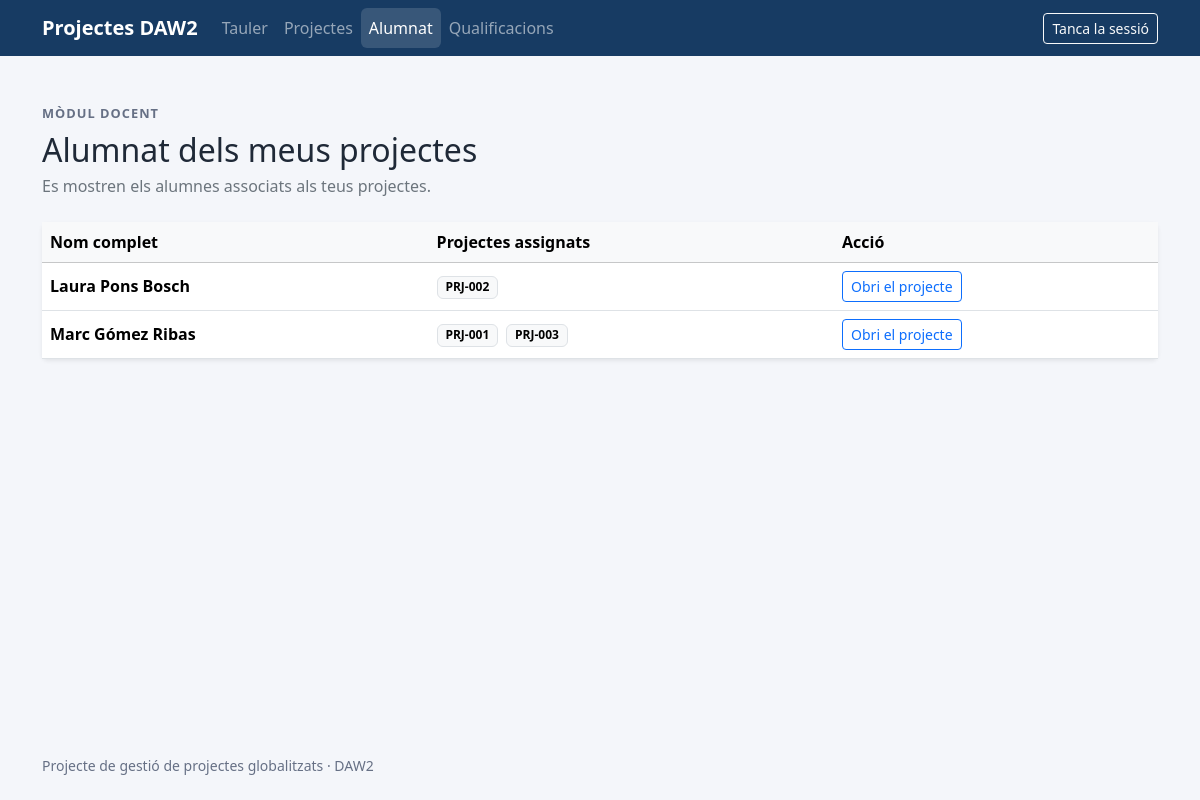
The app's page /?page=students&role=teacher (signed in) with its own data.
### tables this page shows
CREATE TABLE IF NOT EXISTS projects (
    id INT UNSIGNED AUTO_INCREMENT PRIMARY KEY,
    code VARCHAR(50) NOT NULL UNIQUE,
    name VARCHAR(150) NOT NULL,
    description TEXT NOT NULL
);

CREATE TABLE IF NOT EXISTS users (
    id INT UNSIGNED AUTO_INCREMENT PRIMARY KEY,
    username VARCHAR(80) NOT NULL UNIQUE,
    full_name VARCHAR(150) NOT NULL,
    password_hash VARCHAR(255) NOT NULL,
    role ENUM('administrator', 'teacher', 'student') NOT NULL
);

### app/Controllers/DashboardController.php (called while the page is built, shortened)
<?php
require_once dirname(__DIR__) . '/Core/Database.php';
require_once dirname(__DIR__) . '/Core/RoleAuthorization.php';
require_once __DIR__ . '/ReadOperationsController.php';
require_once dirname(__DIR__) . '/Models/UserModel.php';
class DashboardController
{
    public function index(): void
    {
        $currentRoleKey = $this->requestedRole();
        $currentRole = self::ROLES[$currentRoleKey];
        $pageKey = $this->requestedPage();
        $sessionUser = RoleAuthorization::currentUser();
        if ($sessionUser === null) {
            http_response_code(401);
            $readAccessError = 'Cal iniciar una sessió autenticada per consultar les dades de l’aplicació.';
        } elseif ($sessionUser['role'] !== $currentRole['databaseRole']) {
            http_response_code(403);
            $readAccessError = 'El compte autenticat no té accés a la secció seleccionada.';
        } else {
            try {
                $connection = Database::getConnection();
                $users = new UserModel($connection);
                $databaseUser = $users->findByIdAndRole($sessionUser['id'], $currentRole['databaseRole']);
                if ($databaseUser === null) {
                    http_response_code(403);
                    $readAccessError = 'No s’ha pogut verificar el compte autenticat a la base de dades.';
                } else {
                    $readData = (new ReadOperationsController())->handle(
                        $connection,
                        $currentRoleKey,
                        $pageKey,
                        $sessionUser['id'],
                        $this->requestedProjectId(),
                    );
                    $teacherData = $readData['teacherData'];
                }
            } catch (Throwable $error) {
                error_log('Application read failed: ' . $error->getMessage());
                $readDatabaseError = 'No s’han pogut carregar les dades. Revisa la connexió amb la base de dades.';
            }
        }
        require dirname(__DIR__) . '/Views/layouts/main.php';
    }
    private function requestedRole(): string
    {
        $role = $_GET['role'] ?? 'admin';
        return is_string($role) && isset(self::ROLES[$role]) ? $role : 'admin';
    }
    private function requestedPage(): string
    {
        $page = $_GET['page'] ?? 'dashboard';
        return is_string($page) ? $page : 'dashboard';
    }
    private function requestedProjectId(): ?string
    {
        $projectId = $_GET['project_id'] ?? null;
        return is_string($projectId) ? $projectId : null;
    }
}

### public/index.php (called while the page is built, shortened)
<?php
require_once dirname(__DIR__) . '/app/Controllers/DashboardController.php';
$controller = new DashboardController();
$controller->index();

### app/Core/RoleAuthorization.php (called while the page is built, shortened)
<?php
class RoleAuthorization
{
    public static function currentUser(): ?array
    {
        $sessionUser = $_SESSION['user'] ?? null;
        $userId = filter_var(
            $sessionUser['id'] ?? null,
            FILTER_VALIDATE_INT,
            ['options' => ['min_range' => 1]],
        );
        $role = $sessionUser['role'] ?? null;
        return ['id' => $userId, 'role' => $role];
    }
}

### app/Models/UserModel.php (called while the page is built, shortened)
<?php
class UserModel
{
    private PDO $connection;
    public function __construct(PDO $connection)
    {
        $this->connection = $connection;
    }
    public function findByIdAndRole(int $id, string $role): ?array
    {
        $statement = $this->connection->prepare(
            'SELECT id, username, full_name, role
             FROM users
             WHERE id = :id AND role = :role
             LIMIT 1',
        );
        $statement->execute([
            'id' => $id,
            'role' => $role,
        ]);
        $user = $statement->fetch();
        return $user === false ? null : $user;
    }
}

### app/Controllers/ReadOperationsController.php (called while the page is built, shortened)
<?php
require_once dirname(__DIR__) . '/Models/ProjectModel.php';
require_once dirname(__DIR__) . '/Models/TeacherDashboardData.php';
require_once dirname(__DIR__) . '/Models/UserModel.php';
class ReadOperationsController
{
    public function handle(
        PDO $connection,
        string $roleKey,
        string $pageKey,
        int $userId,
        ?string $requestedProjectId,
    ): array {
        $data = [
            'adminDashboardData' => [
                'projects' => [],
                'teachers' => [],
                'students' => [],
                'items' => [],
                'gradeCount' => 0,
            ],
            'managedUsers' => [],
            'formData' => $this->emptyFormData(),
            'teacherData' => [
                'projects' => [],
                'students' => [],
                'summary' => ['gradeCount' => 0, 'pendingGradeCount' => 0],
            ],
            'selectedProject' => null,
            'studentData' => $this->emptyStudentData(),
        ];
        if ($roleKey === 'admin') {
            $this->loadAdministratorData($connection, $pageKey, $data);
        } elseif ($roleKey === 'teacher') {
            $this->loadTeacherData($connection, $pageKey, $userId, $requestedProjectId, $data);
        } elseif ($roleKey === 'student') {
            $data['studentData'] = (new StudentDashboardData($connection))->build(
                $userId,
                $requestedProjectId,
            );
            $data['selectedProject'] = $data['studentData']['selectedProject'];
        }
        return $data;
    }
    private function loadTeacherData(
        PDO $connection,
        string $pageKey,
        int $teacherId,
        ?string $requestedProjectId,
        array &$data,
    ): void {
        $data['teacherData'] = (new TeacherDashboardData($connection))->build($teacherId);
        if ($pageKey !== 'grades') {
            return;
        }
    }
    private function emptyFormData(): array
    {
        return [
            'projects' => [],
            'projectAssignments' => [],
            'projectAssignmentIds' => [],
            'items' => [],
            'teachers' => [],
            'students' => [],
            'teacherProjects' => [],
            'gradeStudents' => [],
            'gradeItems' => [],
            'teacherGrades' => [],
            'selectedProjectId' => '',
        ];
    }
    private function emptyStudentData(): array
    {
        return [
            'student' => null,
            'projects' => [],
            'gradeRows' => [],
            'visibleGradeRows' => [],
            'filterError' => '',
            'selectedProject' => null,
            'selectedGradeProjectId' => '',
            'assignedItemCount' => 0,
            'gradedItemCount' => 0,
            'pendingItemCount' => 0,
        ];
    }
}

### app/Models/TeacherDashboardData.php (called while the page is built, shortened)
<?php
require_once __DIR__ . '/ProjectModel.php';
class TeacherDashboardData
{
    private PDO $connection;
    public function __construct(PDO $connection)
    {
        $this->connection = $connection;
    }
    public function build(int $teacherId): array
    {
        $projects = (new ProjectModel($this->connection))->getForTeacher($teacherId);
        $projectsById = [];
        foreach ($projects as $project) {
            $projectId = (int) $project['id'];
            $project['id'] = $projectId;
            $project['students'] = [];
            $project['items'] = [];
            $projectsById[$projectId] = $project;
        }
        $studentStatement = $this->connection->prepare(
            'SELECT projects.id AS project_id, users.id AS student_id, users.full_name
             FROM teacher_projects
             INNER JOIN projects ON projects.id = teacher_projects.project_id
             INNER JOIN student_projects ON student_projects.project_id = projects.id
             INNER JOIN users ON users.id = student_projects.student_id
             WHERE teacher_projects.teacher_id = :teacher_id
               AND users.role = :student_role
             ORDER BY users.full_name, projects.name',
        );
        $studentStatement->execute([
            'teacher_id' => $teacherId,
            'student_role' => 'student',
        ]);
        $studentsById = [];
        foreach ($studentStatement->fetchAll() as $row) {
            $projectId = (int) $row['project_id'];
            $studentId = (int) $row['student_id'];
            $student = [
                'id' => $studentId,
                'full_name' => $row['full_name'],
            ];
            $projectsById[$projectId]['students'][] = $student;
            if (!isset($studentsById[$studentId])) {
                $studentsById[$studentId] = [
                    'id' => $studentId,
                    'full_name' => $row['full_name'],
                    'projects' => [],
                ];
            }
            $studentsById[$studentId]['projects'][] = [
                'id' => $projectId,
                'code' => $projectsById[$projectId]['code'],
                'name' => $projectsById[$projectId]['name'],
            ];
        }
        $itemStatement = $this->connection->prepare(
            'SELECT projects.id AS project_id,
                    evaluable_items.id AS item_id,
                    evaluable_items.code,
                    evaluable_items.name,
                    evaluable_items.description
             FROM teacher_projects
             INNER JOIN projects ON projects.id = teacher_projects.project_id
             INNER JOIN project_evaluable_items
                 ON project_evaluable_items.project_id = projects.id
             INNER JOIN evaluable_items
                 ON evaluable_items.id = project_evaluable_items.evaluable_item_id
             WHERE teacher_projects.teacher_id = :teacher_id
             ORDER BY projects.name, evaluable_items.name',
        );
        $itemStatement->execute(['teacher_id' => $teacherId]);
        foreach ($itemStatement->fetchAll() as $row) {
            $projectId = (int) $row['project_id'];
            $projectsById[$projectId]['items'][] = [
                'id' => (int) $row['item_id'],
                'code' => $row['code'],
                'name' => $row['name'],
                'description' => $row['description'],
            ];
        }
        return [
            'projects' => array_values($projectsById),
            'students' => array_values($studentsById),
            'summary' => $this->getSummary($teacherId),
        ];
    }
    private function getSummary(int $teacherId): array
    {
        $gradeStatement = $this->connection->prepare(
            'SELECT COUNT(*) FROM grades WHERE teacher_id = :teacher_id',
        );
        $gradeStatement->execute(['teacher_id' => $teacherId]);
        $pendingStatement = $this->connection->prepare(
            'SELECT COUNT(*)
             FROM teacher_projects
             INNER JOIN student_projects
                 ON student_projects.project_id = teacher_projects.project_id
             INNER JOIN project_evaluable_items
                 ON project_evaluable_items.project_id = teacher_projects.project_id
             LEFT JOIN grades
                 ON grades.teacher_id = teacher_projects.teacher_id
                AND grades.project_id = teacher_projects.project_id
                AND grades.student_id = student_projects.student_id
                AND grades.evaluable_item_id = project_evaluable_items.evaluable_item_id
             WHERE teacher_projects.teacher_id = :teacher_id
               AND grades.id IS NULL',
        );
        $pendingStatement->execute(['teacher_id' => $teacherId]);
        return [
            'gradeCount' => (int) $gradeStatement->fetchColumn(),
            'pendingGradeCount' => (int) $pendingStatement->fetchColumn(),
        ];
    }
}

### app/Models/ProjectModel.php (called while the page is built, shortened)
<?php
class ProjectModel
{
    private PDO $connection;
    public function __construct(PDO $connection)
    {
        $this->connection = $connection;
    }
    public function getForTeacher(int $teacherId): array
    {
        $statement = $this->connection->prepare(
            'SELECT projects.id, projects.code, projects.name, projects.description
             FROM projects
             INNER JOIN teacher_projects ON teacher_projects.project_id = projects.id
             WHERE teacher_projects.teacher_id = :teacher_id
             ORDER BY projects.name',
        );
        $statement->execute(['teacher_id' => $teacherId]);
        return $statement->fetchAll();
    }
}

### app/Views/pages/teacher/students.php (the view, shortened to what this page needs)
<?php
$escapeStudentValue = static fn (string|int $value): string => htmlspecialchars((string) $value, ENT_QUOTES, 'UTF-8');
?>
<section aria-labelledby="teacher-students-title">
    <div class="mb-4">
        <p class="eyebrow mb-2">Mòdul docent</p>
        <h1 class="h2 mb-1" id="teacher-students-title">Alumnat dels meus projectes</h1>
        <p class="text-secondary mb-0">Es mostren els alumnes associats als teus projectes.</p>
    </div>
    <div class="card border-0 shadow-sm"><div class="card-body p-0">
        <div class="table-responsive"><table class="table table-hover align-middle mb-0">
            <thead class="table-light"><tr><th scope="col">Nom complet</th><th scope="col">Projectes assignats</th><th scope="col">Acció</th></tr></thead>
            <tbody>
                <?php foreach ($teacherData['students'] as $student): ?>
                    <?php $firstProject = $student['projects'][0] ?? null; ?>
                    <tr>
                        <td class="fw-semibold"><?= $escapeStudentValue($student['full_name']) ?></td>
                        <td>
                            <?php foreach ($student['projects'] as $project): ?>
                                <a class="badge text-bg-light border text-decoration-none me-1" href="/?page=project-details&amp;role=teacher&amp;project_id=<?= (int) $project['id'] ?>"><?= $escapeStudentValue($project['code']) ?></a>
                            <?php endforeach; ?>
                        </td>
                        <td>
                            <?php if ($firstProject !== null): ?>
                                <a class="btn btn-sm btn-outline-primary" href="/?page=project-details&amp;role=teacher&amp;project_id=<?= (int) $firstProject['id'] ?>">Obri el projecte</a>
                            <?php endif; ?>
                        </td>
                    </tr>
                <?php endforeach; ?>
            </tbody>
        </table></div>
    </div></div>
</section>

### public/assets/css/styles.css (style rules this page uses)
:root { color-scheme: light; --app-ink: #1f2937; --app-muted: #667085; --app-surface: #ffffff; --app-canvas: #f4f6fa; --app-brand: #173b63; }
body { min-height: 100vh; display: flex; flex-direction: column; color: var(--app-ink); background: var(--app-canvas); }
.eyebrow { color: var(--app-muted); font-size: 0.8rem; font-weight: 700; letter-spacing: 0.08em; text-transform: uppercase; }

### records on screen
projects: users.full_name "Laura Pons Bosch", code "PRJ-002"
projects: full_name "Marc Gómez Ribas", code "PRJ-001"
projects: code "PRJ-003"

### other values on screen
$item['title'] "Tauler"
$item['title'] "Projectes"
$item['title'] "Alumnat"
$item['title'] "Qualificacions"
